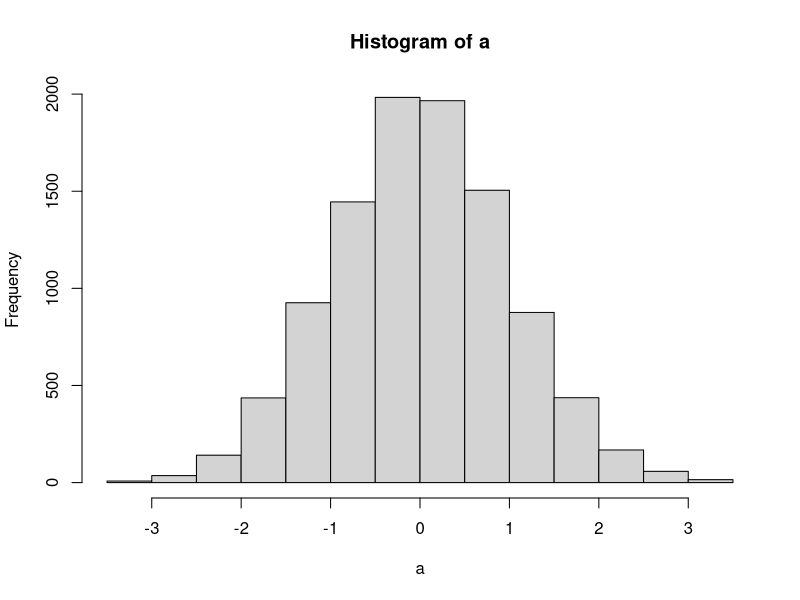
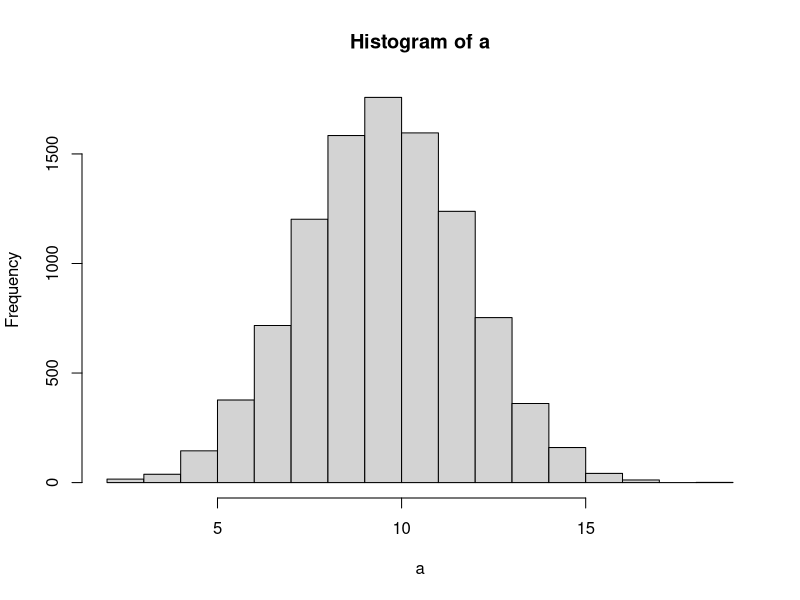

Recreate these plots in R, in order.


#### adicionando comentario

a <- rnorm(10000)

hist(a)


#### adicionando comentario

a <- rbinom(10000, 20, 0.5)

hist(a) # colocar um comentario - alpha 1


# comentario aleatorio no arquivo codigo 2
